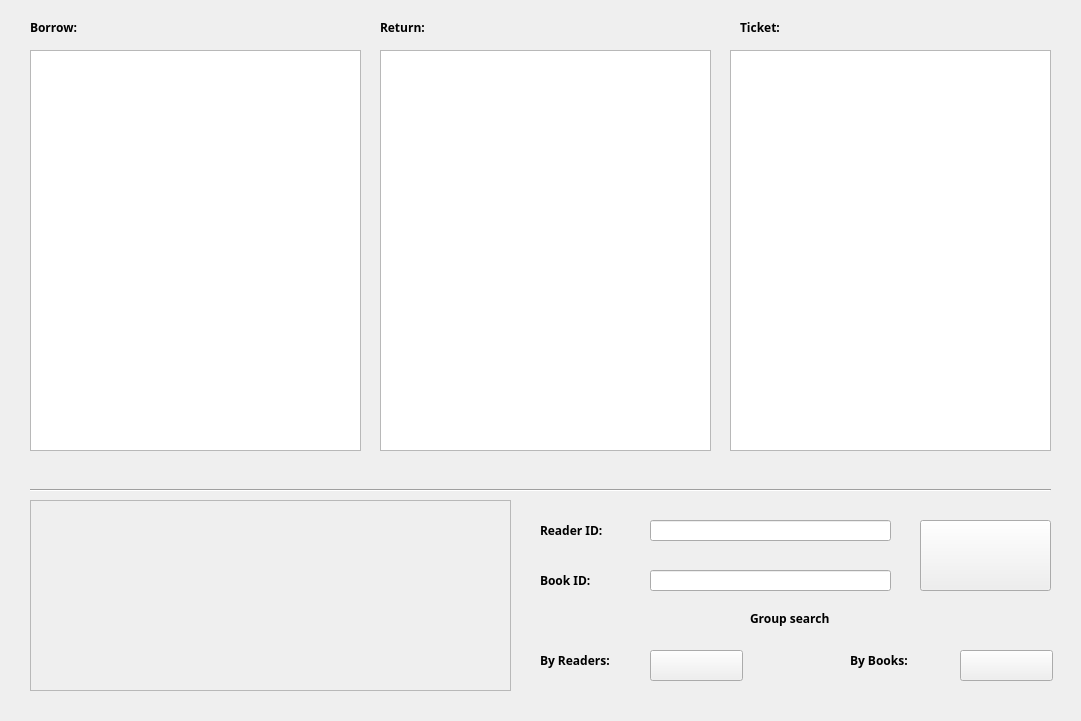
<?xml version="1.0" encoding="UTF-8"?>
<ui version="4.0">
 <class>Search</class>
 <widget class="QWidget" name="Search">
  <property name="geometry">
   <rect>
    <x>0</x>
    <y>0</y>
    <width>1081</width>
    <height>721</height>
   </rect>
  </property>
  <property name="windowTitle">
   <string>Form</string>
  </property>
  <widget class="QLineEdit" name="reader_id">
   <property name="geometry">
    <rect>
     <x>650</x>
     <y>520</y>
     <width>241</width>
     <height>21</height>
    </rect>
   </property>
  </widget>
  <widget class="QTableWidget" name="borrow_table">
   <property name="geometry">
    <rect>
     <x>30</x>
     <y>50</y>
     <width>331</width>
     <height>401</height>
    </rect>
   </property>
  </widget>
  <widget class="Line" name="line">
   <property name="geometry">
    <rect>
     <x>30</x>
     <y>480</y>
     <width>1021</width>
     <height>20</height>
    </rect>
   </property>
   <property name="orientation">
    <enum>Qt::Horizontal</enum>
   </property>
  </widget>
  <widget class="QLabel" name="label">
   <property name="geometry">
    <rect>
     <x>540</x>
     <y>520</y>
     <width>101</width>
     <height>21</height>
    </rect>
   </property>
   <property name="font">
    <font>
     <family>Berlin Sans FB Demi</family>
     <weight>75</weight>
     <bold>true</bold>
    </font>
   </property>
   <property name="text">
    <string>Reader ID:</string>
   </property>
  </widget>
  <widget class="QLabel" name="label_2">
   <property name="geometry">
    <rect>
     <x>540</x>
     <y>570</y>
     <width>101</width>
     <height>21</height>
    </rect>
   </property>
   <property name="font">
    <font>
     <family>Berlin Sans FB Demi</family>
     <weight>75</weight>
     <bold>true</bold>
    </font>
   </property>
   <property name="text">
    <string>Book ID:</string>
   </property>
  </widget>
  <widget class="QLineEdit" name="book_id">
   <property name="geometry">
    <rect>
     <x>650</x>
     <y>570</y>
     <width>241</width>
     <height>21</height>
    </rect>
   </property>
  </widget>
  <widget class="QTableWidget" name="return_table">
   <property name="geometry">
    <rect>
     <x>380</x>
     <y>50</y>
     <width>331</width>
     <height>401</height>
    </rect>
   </property>
  </widget>
  <widget class="QTableWidget" name="ticket_table">
   <property name="geometry">
    <rect>
     <x>730</x>
     <y>50</y>
     <width>321</width>
     <height>401</height>
    </rect>
   </property>
  </widget>
  <widget class="QLabel" name="label_3">
   <property name="geometry">
    <rect>
     <x>30</x>
     <y>20</y>
     <width>72</width>
     <height>15</height>
    </rect>
   </property>
   <property name="font">
    <font>
     <family>Berlin Sans FB Demi</family>
     <weight>75</weight>
     <bold>true</bold>
    </font>
   </property>
   <property name="text">
    <string>Borrow:</string>
   </property>
  </widget>
  <widget class="QLabel" name="label_4">
   <property name="geometry">
    <rect>
     <x>380</x>
     <y>20</y>
     <width>72</width>
     <height>15</height>
    </rect>
   </property>
   <property name="font">
    <font>
     <family>Berlin Sans FB Demi</family>
     <weight>75</weight>
     <bold>true</bold>
    </font>
   </property>
   <property name="text">
    <string>Return:</string>
   </property>
  </widget>
  <widget class="QLabel" name="label_5">
   <property name="geometry">
    <rect>
     <x>740</x>
     <y>20</y>
     <width>72</width>
     <height>15</height>
    </rect>
   </property>
   <property name="font">
    <font>
     <family>Berlin Sans FB Demi</family>
     <weight>75</weight>
     <bold>true</bold>
    </font>
   </property>
   <property name="text">
    <string>Ticket:</string>
   </property>
  </widget>
  <widget class="QPushButton" name="normal_search">
   <property name="geometry">
    <rect>
     <x>920</x>
     <y>520</y>
     <width>131</width>
     <height>71</height>
    </rect>
   </property>
   <property name="text">
    <string/>
   </property>
   <property name="icon">
    <iconset>
     <normaloff>icons/chaxun.png</normaloff>icons/chaxun.png</iconset>
   </property>
  </widget>
  <widget class="QLabel" name="label_6">
   <property name="geometry">
    <rect>
     <x>750</x>
     <y>610</y>
     <width>101</width>
     <height>16</height>
    </rect>
   </property>
   <property name="font">
    <font>
     <family>Berlin Sans FB Demi</family>
     <weight>75</weight>
     <bold>true</bold>
    </font>
   </property>
   <property name="text">
    <string>Group search</string>
   </property>
  </widget>
  <widget class="QPushButton" name="group_book">
   <property name="geometry">
    <rect>
     <x>960</x>
     <y>650</y>
     <width>93</width>
     <height>31</height>
    </rect>
   </property>
   <property name="text">
    <string/>
   </property>
   <property name="icon">
    <iconset>
     <normaloff>icons/book.png</normaloff>icons/book.png</iconset>
   </property>
  </widget>
  <widget class="QPushButton" name="group_reader">
   <property name="geometry">
    <rect>
     <x>650</x>
     <y>650</y>
     <width>93</width>
     <height>31</height>
    </rect>
   </property>
   <property name="text">
    <string/>
   </property>
   <property name="icon">
    <iconset>
     <normaloff>icons/readers.png</normaloff>icons/readers.png</iconset>
   </property>
  </widget>
  <widget class="QLabel" name="label_7">
   <property name="geometry">
    <rect>
     <x>540</x>
     <y>650</y>
     <width>101</width>
     <height>21</height>
    </rect>
   </property>
   <property name="font">
    <font>
     <family>Berlin Sans FB Demi</family>
     <weight>75</weight>
     <bold>true</bold>
    </font>
   </property>
   <property name="text">
    <string>By Readers:</string>
   </property>
  </widget>
  <widget class="QLabel" name="label_8">
   <property name="geometry">
    <rect>
     <x>850</x>
     <y>650</y>
     <width>101</width>
     <height>21</height>
    </rect>
   </property>
   <property name="font">
    <font>
     <family>Berlin Sans FB Demi</family>
     <weight>75</weight>
     <bold>true</bold>
    </font>
   </property>
   <property name="text">
    <string>By Books:</string>
   </property>
  </widget>
  <widget class="QPlainTextEdit" name="MessageBox">
   <property name="enabled">
    <bool>false</bool>
   </property>
   <property name="geometry">
    <rect>
     <x>30</x>
     <y>500</y>
     <width>481</width>
     <height>191</height>
    </rect>
   </property>
  </widget>
 </widget>
 <resources/>
 <connections>
  <connection>
   <sender>normal_search</sender>
   <signal>clicked()</signal>
   <receiver>Search</receiver>
   <slot>normal()</slot>
   <hints>
    <hint type="sourcelabel">
     <x>526</x>
     <y>543</y>
    </hint>
    <hint type="destinationlabel">
     <x>552</x>
     <y>494</y>
    </hint>
   </hints>
  </connection>
  <connection>
   <sender>group_reader</sender>
   <signal>clicked()</signal>
   <receiver>Search</receiver>
   <slot>user_group()</slot>
   <hints>
    <hint type="sourcelabel">
     <x>757</x>
     <y>547</y>
    </hint>
    <hint type="destinationlabel">
     <x>691</x>
     <y>512</y>
    </hint>
   </hints>
  </connection>
  <connection>
   <sender>group_book</sender>
   <signal>clicked()</signal>
   <receiver>Search</receiver>
   <slot>book_group()</slot>
   <hints>
    <hint type="sourcelabel">
     <x>1007</x>
     <y>540</y>
    </hint>
    <hint type="destinationlabel">
     <x>927</x>
     <y>509</y>
    </hint>
   </hints>
  </connection>
 </connections>
 <slots>
  <slot>normal()</slot>
  <slot>user_group()</slot>
  <slot>book_group()</slot>
 </slots>
</ui>
